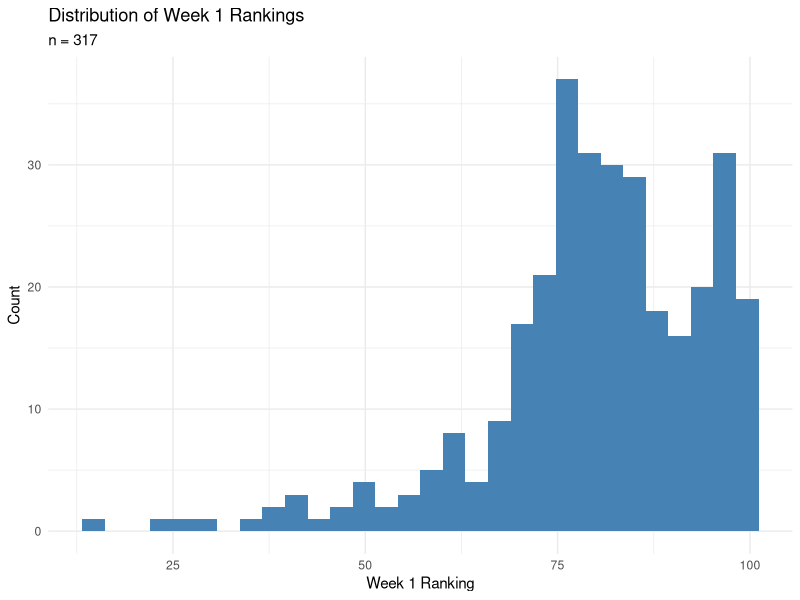
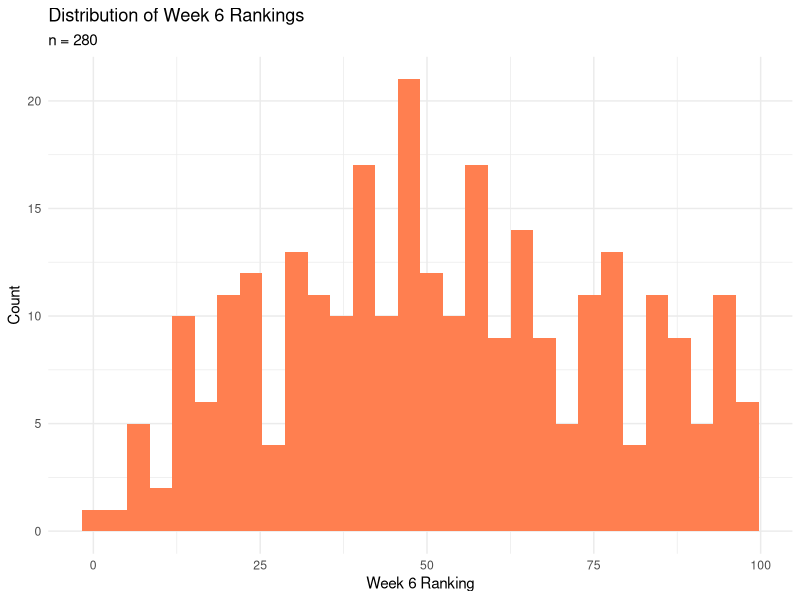

Source code (R) for these figures, in order:
#
#
#
#
#
#
#
#
#
#| message: false
library(tidyverse)
#
#
#
billboard |>
  select(artist, track, date.entered, wk1, wk2, wk3, wk4)
#
#
#
billboard |>
  summarize(
    min_date = min(date.entered),
    max_date = max(date.entered)
  )
#
#
#
billboard |>
  ggplot(aes(x = wk1)) +
  geom_histogram(bins = 30, fill = "steelblue", na.rm = TRUE) +
  labs(
    title = "Distribution of Week 1 Rankings",
    subtitle = paste("n =", sum(!is.na(billboard$wk1))),
    x = "Week 1 Ranking",
    y = "Count"
  ) +
  theme_minimal()
#
#
#
billboard |>
  ggplot(aes(x = wk6)) +
  geom_histogram(bins = 30, fill = "coral", na.rm = TRUE) +
  labs(
    title = "Distribution of Week 6 Rankings",
    subtitle = paste("n =", sum(!is.na(billboard$wk6))),
    x = "Week 6 Ranking",
    y = "Count"
  ) +
  theme_minimal()
#
#
#
weeks <- c("wk1", "wk4", "wk10", "wk20", "wk40", "wk76")

missing_present <- tibble(
  week = weeks,
  present = sapply(weeks, function(w) sum(!is.na(billboard[[w]]))),
  missing = sapply(weeks, function(w) sum(is.na(billboard[[w]])))
)

missing_present
#
#
#
# Get the week columns
week_cols <- grep("^wk", names(billboard), value = TRUE)

re_entered_count <- billboard |>
  mutate(
    re_entered = apply(
      select(billboard, all_of(week_cols)),
      1,
      function(row) {
        # Find first NA
        first_na_idx <- which(is.na(row))[1]
        
        if (is.na(first_na_idx)) {
          # No NAs found, so didn't leave chart
          FALSE
        } else if (first_na_idx == length(row)) {
          # Last week has NA, but no weeks after
          FALSE
        } else {
          # Check if there are any non-NA values after first NA
          any(!is.na(row[(first_na_idx + 1):length(row)]))
        }
      }
    )
  ) |>
  count(re_entered) |>
  rename(
    `Re-entered Chart` = re_entered,
    `Number of Songs` = n
  )

re_entered_count
#
#
#
#
